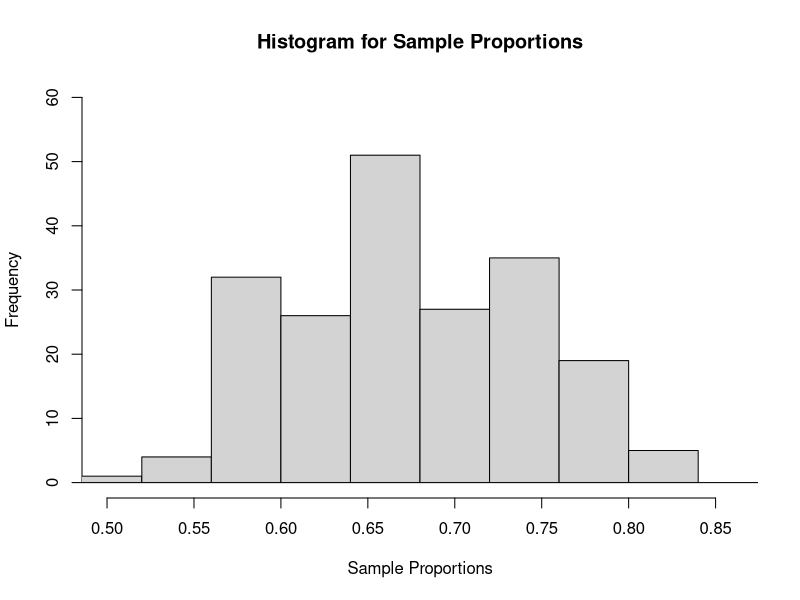
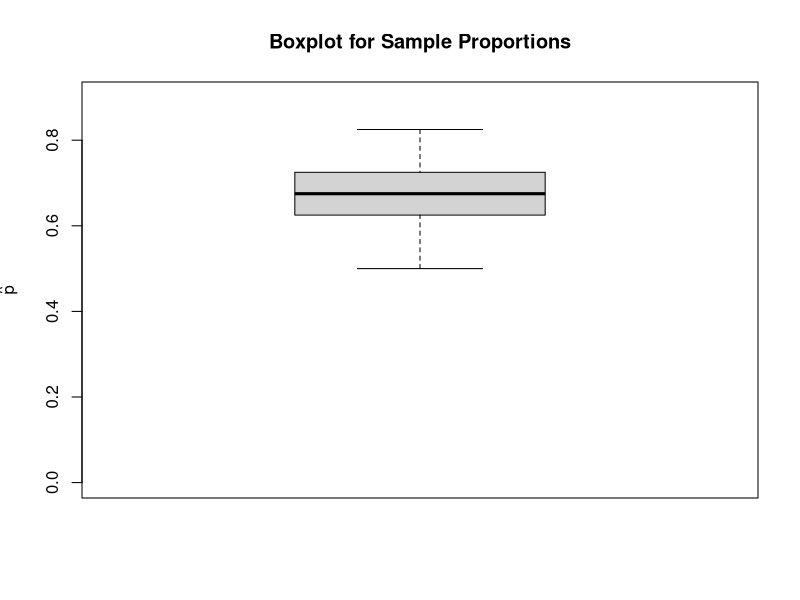

R code for these plots, in order:
library(readxl)
data <- read_excel(
  "./project1/Data_Project1.xlsx",
  sheet = "binom",
  col_names = FALSE
)
successes <- data[, 1]
proportions <- data[, 2]
proportions_as_numeric <- c(as.numeric(unlist(proportions)))

break_intervals <- seq(
  floor(
    min(
      proportions
    )
  ), ceiling(max(proportions)),
  by = 0.04
)

hist(proportions_as_numeric,
  breaks = break_intervals,
  main = "Histogram for Sample Proportions",
  xlab = "Sample Proportions",
  xlim = c(0.5, 0.86),
  ylim = c(0, 60)
)

boxplot(
  x = proportions_as_numeric, ylim = c(0.0, 0.9),
  main = "Boxplot for Sample Proportions",
  ylab = expression(hat(p), " value")
)
mean_p <- mean(proportions_as_numeric)
sigma_p <- sqrt(1 / 200 * (mean_p * (1 - mean_p)))
median_p <- median(proportions_as_numeric)
range_p <- max(proportions_as_numeric) - min(proportions_as_numeric)
iqr_p <- IQR(proportions_as_numeric)
